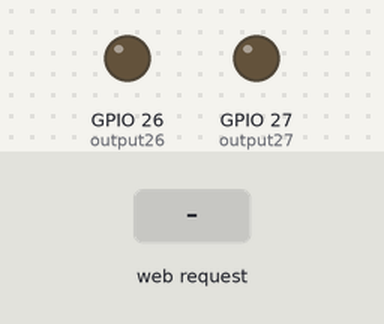
A sketch run on a simulated ESP32. Shown: output pins drawn as LEDs (lit = HIGH). Inputs (shaded band) come from the test bench. What the sketch prints to the serial monitor is not drawn.

Above: at 1.2 s.
1.3 s: HTTP request GET /26/on received
At 1.8 s:
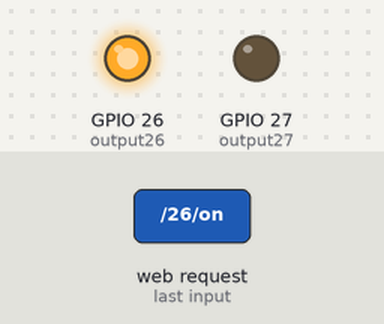
2.8 s: HTTP request GET /27/on received
At 4.0 s:
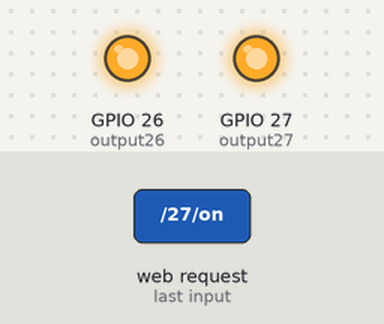
4.3 s: HTTP request GET /26/off received
At 5.3 s:
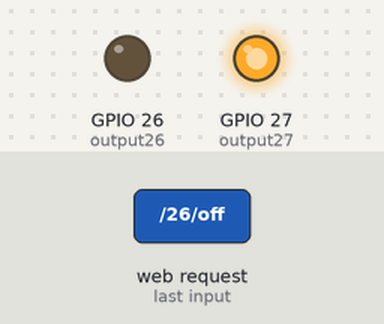
5.8 s: HTTP request GET /27/off received
At 6.4 s:
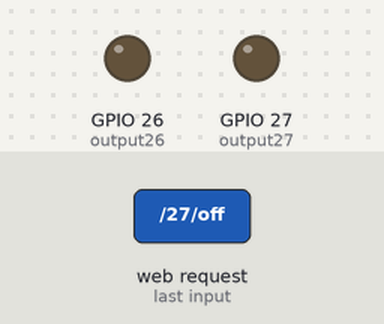
Timing chart, 0 to 8.3 s (numbered marks = the images above; inputs shaded):
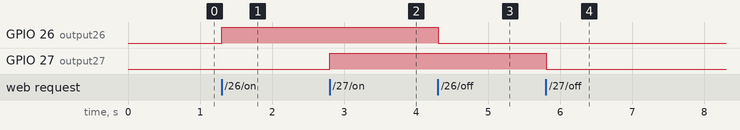

The sketch:

10-3.ino
```cpp
#include <WiFi.h>
#include <WiFiClient.h>
#include <WiFiAP.h>
const char* ssid     = "";  // 為ESP32命名WiFi名稱並輸入""內
const char* password = "";  // 為ESP32命名WiFi密碼並輸入""內
WiFiServer server(80);
String header;
String output26State = "off";
String output27State = "off";
//填入您所要使用之腳位
const int output26 = 26;
const int output27 = 27;
void setup()
{
  Serial.begin(115200);
  pinMode(output26, OUTPUT);
  pinMode(output27, OUTPUT);
  digitalWrite(output26, LOW);
  digitalWrite(output27, LOW);
  Serial.print("");
  WiFi.softAP(ssid, password);
  IPAddress myIP = WiFi.softAPIP();
  // 序列阜顯示WiFi的連接狀況&WiFi的IP
  Serial.println("");
  Serial.println("WiFi Start.");
  Serial.print("WEB IP address: ");
  Serial.println(myIP);
  Serial.println("");
  Serial.print("進入網頁搜尋[");
  Serial.print(myIP);
  Serial.print("]以進入控制LED網頁");
  server.begin();
}
void loop()
{
  WiFiClient client = server.available();
  if (client)
  {
    Serial.println("New Client.");
    String currentLine = "";

    while (client.connected())
    {
      if (client.available())
      {
        char c = client.read();
        Serial.write(c);
        header += c;
        if (c == '\n')
        {
          if (currentLine.length() == 0)
          {
            client.println("HTTP/1.1 200 OK");
            client.println("Content-type:text/html");
            client.println("Connection: close");
            client.println();

            if (header.indexOf("GET /26/on") >= 0)
            {
              Serial.println("GPIO 26 on");
              output26State = "on";
              digitalWrite(output26, HIGH);
            }
            else if (header.indexOf("GET /26/off") >= 0)
            {
              Serial.println("GPIO 26 off");
              output26State = "off";
              digitalWrite(output26, LOW);
            }
            else if (header.indexOf("GET /27/on") >= 0)
            {
              Serial.println("GPIO 27 on");
              output27State = "on";
              digitalWrite(output27, HIGH);
            }
            else if (header.indexOf("GET /27/off") >= 0)
            {
              Serial.println("GPIO 27 off");
              output27State = "off";
              digitalWrite(output27, LOW);
            }
            client.println("<!DOCTYPE html><html>");
            client.println("<head><meta charset=\"utf-8\"><meta name=\"viewport\" content=\"width=device-width, initial-scale=1\">");
            client.println("<link rel=\"icon\" href=\"data:,\">");
            client.println("<style>html { font-family: Helvetica; display: inline-block; margin: 0px auto; text-align: center;}");
            client.println(".button { background-color: #4CAF50; border: none; color: white; padding: 16px 40px;");
            client.println("text-decoration: none; font-size: 30px; margin: 2px; cursor: pointer;}");
            client.println(".button2 {background-color: #555555;}</style></head>");
            client.println("<body><h1>ESP32 Web Server</h1>");
            client.println("<p>GPIO 26 腳位- LED目前狀態 " + output26State + "</p>");
            if (output26State=="off")
            {
              client.println("<p><a href=\"/26/on\"><button class=\"button\">ON</button></a></p>");
            }
            else
            {
              client.println("<p><a href=\"/26/off\"><button class=\"button button2\">OFF</button></a></p>");
            }
            client.println("<p>GPIO 27 腳位- LED目前狀態 " + output27State + "</p>");

            if (output27State=="off")
            {
              client.println("<p><a href=\"/27/on\"><button class=\"button\">ON</button></a></p>");
            }
            else
            {
              client.println("<p><a href=\"/27/off\"><button class=\"button button2\">OFF</button></a></p>");
            }
            client.println("</body></html>");
            client.println();
            break;
          }
          else
          {
            currentLine = "";
          }
        } else if (c != '\r')
        {
          currentLine += c;
        }
      }
    }
    header = "";

    client.stop();
    Serial.println("Client Disconnected.");
  }
}
```

Measured:
- after the input at 1.3 s, GPIO 26 (output26): LOW → HIGH at once
- after the input at 2.8 s, GPIO 27 (output27): LOW → HIGH at once
- after the input at 4.3 s, GPIO 26 (output26): HIGH → LOW at once
- after the input at 5.8 s, GPIO 27 (output27): HIGH → LOW at once
